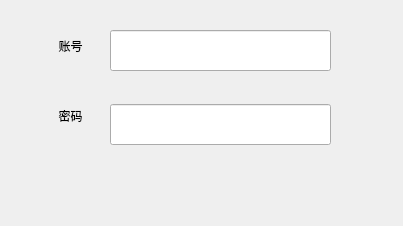
<?xml version="1.0" encoding="UTF-8"?>
<ui version="4.0">
 <class>registwindow</class>
 <widget class="QWidget" name="registwindow">
  <property name="geometry">
   <rect>
    <x>0</x>
    <y>0</y>
    <width>403</width>
    <height>226</height>
   </rect>
  </property>
  <property name="windowTitle">
   <string>Form</string>
  </property>
  <widget class="QLabel" name="label_id">
   <property name="geometry">
    <rect>
     <x>30</x>
     <y>30</y>
     <width>81</width>
     <height>31</height>
    </rect>
   </property>
   <property name="text">
    <string>账号</string>
   </property>
   <property name="alignment">
    <set>Qt::AlignCenter</set>
   </property>
  </widget>
  <widget class="QLabel" name="label_password">
   <property name="geometry">
    <rect>
     <x>30</x>
     <y>100</y>
     <width>81</width>
     <height>31</height>
    </rect>
   </property>
   <property name="text">
    <string>密码</string>
   </property>
   <property name="alignment">
    <set>Qt::AlignCenter</set>
   </property>
  </widget>
  <widget class="QLineEdit" name="textpassword">
   <property name="geometry">
    <rect>
     <x>110</x>
     <y>104</y>
     <width>221</width>
     <height>41</height>
    </rect>
   </property>
  </widget>
  <widget class="QLineEdit" name="textid">
   <property name="geometry">
    <rect>
     <x>110</x>
     <y>30</y>
     <width>221</width>
     <height>41</height>
    </rect>
   </property>
  </widget>
 </widget>
 <resources/>
 <connections/>
</ui>
